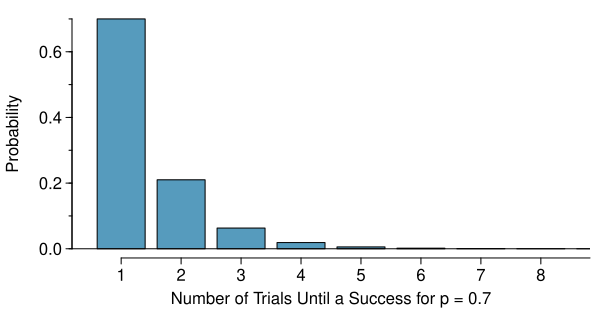

Recreate this plot in R.
library(openintro)
data(COL)

p <- 0.7
x <- 1:100
y <- (1 - p)^(x - 1) * p
myPDF('geometricDist70.pdf', 6, 3.1,
      mar = c(2.6, 3.6, 0.5, 0.5),
      mgp = c(2.5, 0.34, 0))
plot(x, y,
     xlim = c(0.5, 8.5),
     type = 'n',
     axes = FALSE,
     xlab = '',
     ylab = 'Probability')
mtext(paste('Number of Trials Until a Success for p =', p),
    line = 1.5, side = 1)
axis(1, at = seq(1, 20, 1))
par(mgp = c(2.25, 0.5, 0))
axis(2, seq(0, 0.6, 0.2))
axis(2, seq(0, 0.7, 0.1), rep("", 8), tcl = -0.15)
for (i in 1:14) {
  rect(x[i] - 0.4, 0,
       x[i] + 0.4, y[i],
       col = COL[1])
}
abline(h = 0)
text(14.7, 0.003, '...', col = '#444444')
dev.off()
